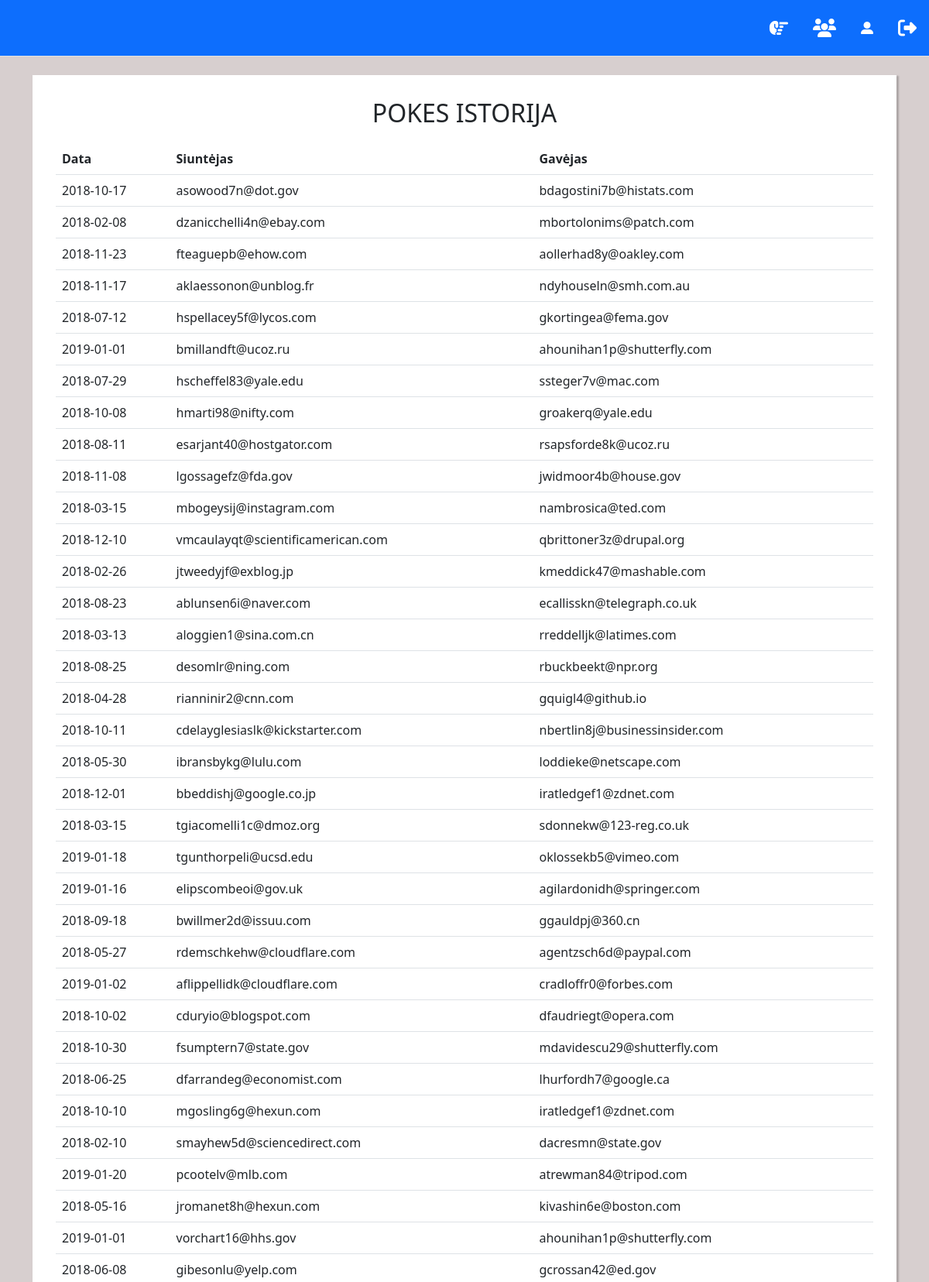
Page /?page=pokes (signed in, upper part) on the committed database.
### tables this page shows
CREATE TABLE `pokes` (
  `poke_from` varchar(255) NOT NULL,
  `poke_to` varchar(255) NOT NULL,
  `date` datetime NOT NULL DEFAULT current_timestamp()
);

### views/pokes.php (the view, shortened to what this page needs)
<?php
$result = $db->query("SELECT * FROM pokes");
$pokes = $result->fetch_all(MYSQLI_ASSOC);
?>
<div class="pokes">
    <h2 class="text-uppercase fw-normal">Pokes istorija</h2>
    <table class="table">
        <thead>
            <tr>
                <th>Data</th>
                <th>Siuntėjas</th>
                <th>Gavėjas</th>
            </tr>
        </thead>
        <tbody>
            <?php foreach($pokes as $poke) : ?>
                <tr>
                    <td><?= date("Y-m-d", strtotime($poke['date'])); ?></td>
                    <td><?= $poke['poke_from']; ?></td>
                    <td><?= $poke['poke_to']; ?></td>
                </tr>
            <?php endforeach; ?>
        </tbody>
    </table>

### assets/styles.css (style rules this page uses)
body { background-color: rgb(215, 207, 207); }
.users, .pokes { background-color: white; padding: 30px; box-shadow: 2px 2px 2px 1px rgba(0, 0, 0, 0.2); margin-bottom: 50px; }
.users h2, .pokes h2 { display: flex; justify-content: center; margin-bottom: 20px; }

### rows in the picture
pokes: date "2018-10-17", poke_from "asowood7n@dot.gov", poke_to "bdagostini7b@histats.com"
pokes: date "2018-02-08", poke_from "dzanicchelli4n@ebay.com", poke_to "mbortolonims@patch.com"
pokes: date "2018-11-23", poke_from "fteaguepb@ehow.com", poke_to "aollerhad8y@oakley.com"
pokes: date "2018-11-17", poke_from "aklaessonon@unblog.fr", poke_to "ndyhouseln@smh.com.au"
pokes: date "2018-07-12", poke_from "hspellacey5f@lycos.com", poke_to "gkortingea@fema.gov"
pokes: date "2019-01-01", poke_from "bmillandft@ucoz.ru", poke_to "ahounihan1p@shutterfly.com"
pokes: date "2018-07-29", poke_from "hscheffel83@yale.edu", poke_to "ssteger7v@mac.com"
pokes: date "2018-10-08", poke_from "hmarti98@nifty.com", poke_to "groakerq@yale.edu"
pokes: date "2018-08-11", poke_from "esarjant40@hostgator.com", poke_to "rsapsforde8k@ucoz.ru"
pokes: date "2018-11-08", poke_from "lgossagefz@fda.gov", poke_to "jwidmoor4b@house.gov"
pokes: date "2018-03-15", poke_from "mbogeysij@instagram.com", poke_to "nambrosica@ted.com"
pokes: date "2018-12-10", poke_from "vmcaulayqt@scientificamerican.com", poke_to "qbrittoner3z@drupal.org"
pokes: date "2018-02-26", poke_from "jtweedyjf@exblog.jp", poke_to "kmeddick47@mashable.com"
pokes: date "2018-08-23", poke_from "ablunsen6i@naver.com", poke_to "ecallisskn@telegraph.co.uk"
pokes: date "2018-03-13", poke_from "aloggien1@sina.com.cn", poke_to "rreddelljk@latimes.com"
pokes: date "2018-08-25", poke_from "desomlr@ning.com", poke_to "rbuckbeekt@npr.org"
pokes: date "2018-04-28", poke_from "rianninir2@cnn.com", poke_to "gquigl4@github.io"
pokes: date "2018-10-11", poke_from "cdelayglesiaslk@kickstarter.com", poke_to "nbertlin8j@businessinsider.com"
pokes: date "2018-05-30", poke_from "ibransbykg@lulu.com", poke_to "loddieke@netscape.com"
pokes: date "2018-12-01", poke_from "bbeddishj@google.co.jp", poke_to "iratledgef1@zdnet.com"
pokes: date "2018-03-15", poke_from "tgiacomelli1c@dmoz.org", poke_to "sdonnekw@123-reg.co.uk"
pokes: date "2019-01-18", poke_from "tgunthorpeli@ucsd.edu", poke_to "oklossekb5@vimeo.com"
pokes: date "2019-01-16", poke_from "elipscombeoi@gov.uk", poke_to "agilardonidh@springer.com"
pokes: date "2018-09-18", poke_from "bwillmer2d@issuu.com", poke_to "ggauldpj@360.cn"
pokes: date "2018-05-27", poke_from "rdemschkehw@cloudflare.com", poke_to "agentzsch6d@paypal.com"
pokes: date "2019-01-02", poke_from "aflippellidk@cloudflare.com", poke_to "cradloffr0@forbes.com"
pokes: date "2018-10-02", poke_from "cduryio@blogspot.com", poke_to "dfaudriegt@opera.com"
pokes: date "2018-10-30", poke_from "fsumptern7@state.gov", poke_to "mdavidescu29@shutterfly.com"
pokes: date "2018-06-25", poke_from "dfarrandeg@economist.com", poke_to "lhurfordh7@google.ca"
pokes: date "2018-10-10", poke_from "mgosling6g@hexun.com", poke_to "iratledgef1@zdnet.com"
pokes: date "2018-02-10", poke_from "smayhew5d@sciencedirect.com", poke_to "dacresmn@state.gov"
pokes: date "2019-01-20", poke_from "pcootelv@mlb.com", poke_to "atrewman84@tripod.com"
pokes: date "2018-05-16", poke_from "jromanet8h@hexun.com", poke_to "kivashin6e@boston.com"
pokes: date "2019-01-01", poke_from "vorchart16@hhs.gov", poke_to "ahounihan1p@shutterfly.com"
pokes: date "2018-06-08", poke_from "gibesonlu@yelp.com", poke_to "gcrossan42@ed.gov"
